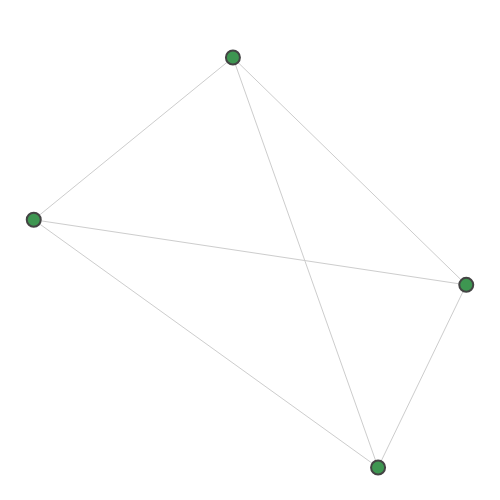

This figure's notebook cell:
### Code cell
# plot the subgraph
plot.graph(densest_subgraph)

### Figure 1 — Plotly figure (JSON) as saved in the notebook; plotly's stock layout.template omitted (floating-point values rounded to 4 significant figures)
{"data": [{"hoverinfo": "none", "line": {"color": "#CDCDCD", "width": 1}, "mode": "lines", "type": "scatter", "x": [0.6597, -0.1569, null, 0.6597, 0.3511, null, 0.6597, -0.8539, null, -0.1569, -0.8539, null, -0.1569, 0.3511, null, -0.8539, 0.3511, null], "y": [-0.1307, 0.9515, null, -0.1307, -1, null, -0.1307, 0.1792, null, 0.9515, 0.1792, null, 0.9515, -1, null, 0.1792, -1, null]}, {"hoverinfo": "text", "marker": {"color": "#3e9651", "line": {"width": 2}, "size": 14}, "mode": "markers", "text": ["0", "1", "2", "3"], "type": "scatter", "x": [0.6597, -0.1569, -0.8539, 0.3511], "y": [-0.1307, 0.9515, 0.1792, -1]}], "layout": {"height": 500, "hovermode": "closest", "margin": {"b": 0, "l": 0, "r": 0, "t": 25}, "plot_bgcolor": "#ffffff", "showlegend": false, "width": 500, "xaxis": {"showgrid": false, "showticklabels": false, "zeroline": false}, "yaxis": {"showgrid": false, "showticklabels": false, "zeroline": false}}}
